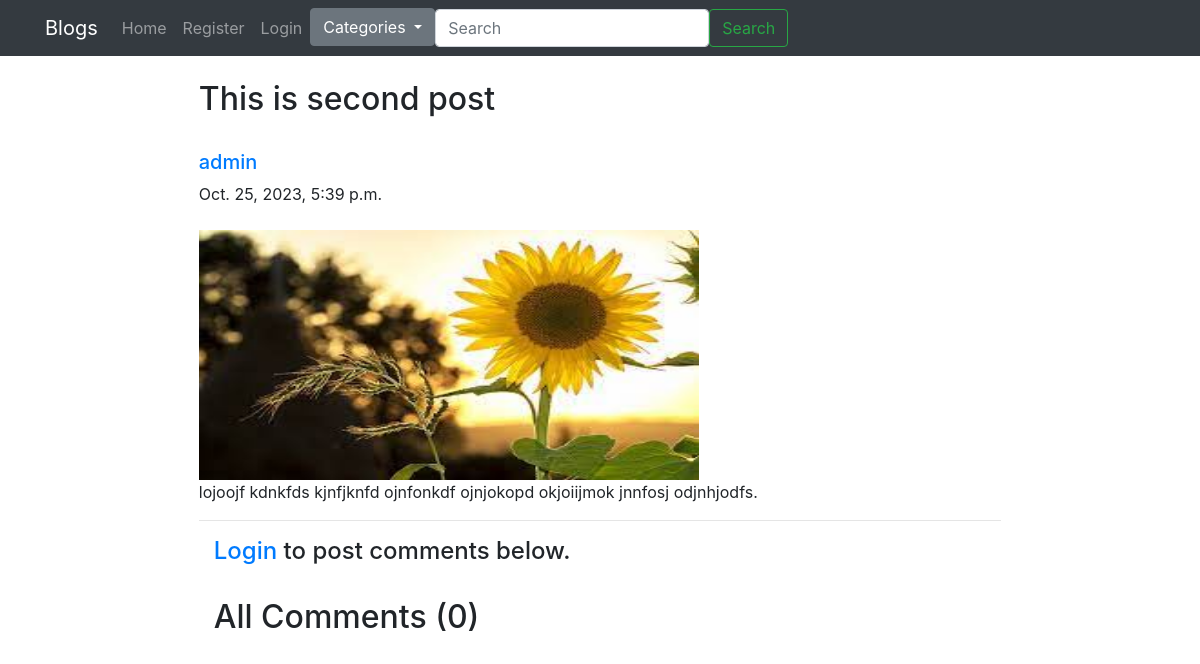
Screenshot of /blog/this-is-second-post/ with the database file from the repository.
### mblogapp/models.py (models this page shows, shortened)
class BlogPost(models.Model):
    title=models.CharField(max_length=255)
    author= models.ForeignKey(User, on_delete=models.CASCADE)
    slug=models.CharField(max_length=130)
    content=models.TextField()
    image = models.ImageField(upload_to="profile_pics", blank=True, null=True)
    dateTime=models.DateTimeField(auto_now_add=True)
    created_on = models.DateTimeField(auto_now_add=True)
    category = models.ForeignKey(Category, on_delete=models.SET_NULL, null=True, blank=True)
    status = models.IntegerField(choices=STATUS, default=0)

### mblogapp/views.py (the view)
# urls.py: path("blog/<str:slug>/", views.blogs_comments, name="blogs_comments"),
def blogs_comments(request, slug):
    post = BlogPost.objects.filter(slug=slug).first()
    comments = Comment.objects.filter(blog=post)
    if request.method=="POST":
        user = request.user
        content = request.POST.get('content','')
        blog_id =request.POST.get('blog_id','')
        comment = Comment(user = user, content = content, blog=post)
        comment.save()
    return render(request, "blog_comments.html", {'post':post, 'comments':comments})

### mblogapp/Template/blog_comments.html (shortened to what this page needs)
{% extends "base.html" %}
{% block content %}
<div class="container w-75 my-4">
    <h2 class="blog-post-title">{{post.title}}</h2>
    <br>
    <div class="media">
          <div class="media-body">
                <h5 class="mt-0"><a href="/user_profile/{{post.author.id}}/">{{post.author}}
                      </a></h5>
                {{post.dateTime}}
          </div>
    </div>
    <br>
    <img src="/media/{{post.image}}" alt="" height="250px" width="500px">
    <br>
    <p>{{post.content}}.</p>
    <hr>
    {% if user.is_authenticated %}
    <div class="container">
          <h2>Add Comments Here</h2>
          <form action="/blog/{{post.slug}}/" method="POST"> {% csrf_token %}
                <div class="form-floating">
                      <textarea class="form-control" placeholder="Leave a comment here" id="floatingTextarea2"
                            style="height: 100px" id="content" name="content"></textarea>
                      <label for="floatingTextarea2">Leave a comment here.</label>
                      <br>
                      <button type="submit" class="btn btn-primary">Comment</button>
                </div>
          </form>
          {% else %}
          <div class="container">
                <h4><a href="/login/">Login</a> to post comments below.</h4>
                {% endif %}
                <br>
                <h2>All Comments ({{comments.count}})</h2>
                <br>
          </div>
    </div>
{% endblock %}

### rows the page displays
BlogPost: title "This is second post", author "admin", dateTime "Oct. 25, 2023, 5:39 p.m.", image (picture), content "lojoojf kdnkfds kjnfjknfd ojnfonkdf ojnjokopd okjoiijmok jnnfosj odjnhjodfs"

### other values shown
{{ comments.count }} "0"
